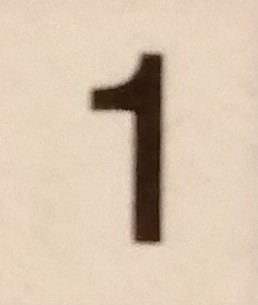
#> input picture templates/number1.jpg, 258 x 305 px; its folder holds only this picture in this run
$ python image_preprocessing.py
#> lines starting #> are read from the running program, lines starting #| are printed output that depends on the picture; after the words box and inside, x2 and y2 are one past the last pixel; in counts of white or black regions, pixels touching at a corner belong together
#> the answer given: templates/number1.jpg
import cv2 as cv
import numpy as np
from scipy.signal import find_peaks


class Board:

    def __init__(self, name, image=0, resized=0, eboard=0):
        self.name = name
        self.image = image
        self.resized = resized
        self.extracted_board = eboard

    def find_max_contour(self, contours):
        maxarea = 0
        max_contour = 0
        for con in contours:
            conarea = cv.contourArea(con)
            if conarea > maxarea:
                maxarea = conarea
                max_contour = con
        return max_contour

    def preparation(self):
        ori_img = cv.imread(self.name, 0)
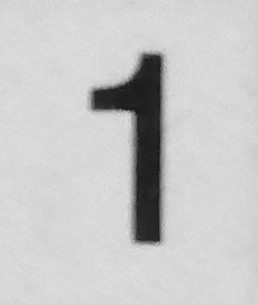
#> ori_img: shape (305, 258); min 9, max 226, mean 200.2
        if ori_img is None:
            raise AttributeError(' Incorrect name of image')
        h = int(ori_img.shape[0] * 0.15)
#> h = 45
        w = int(ori_img.shape[1] * 0.15)
#> w = 38
        ori_img = cv.resize(ori_img, (w, h), interpolation=cv.INTER_AREA)
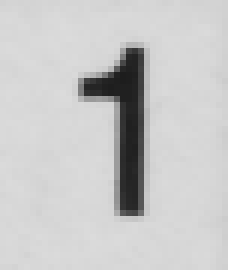
#> ori_img: shape (45, 38) (shown 6 times larger); min 29, max 219, mean 200.2
        img = np.copy(ori_img)
        img = cv.GaussianBlur(img, (7, 7), cv.BORDER_DEFAULT)
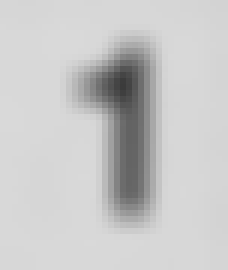
#> img: shape (45, 38) (shown 6 times larger); min 59, max 217, mean 200.3
        img = cv.dilate(img, (9, 9))
        img = cv.adaptiveThreshold(img, 255, cv.ADAPTIVE_THRESH_GAUSSIAN_C, cv.THRESH_BINARY_INV, 11, 4)
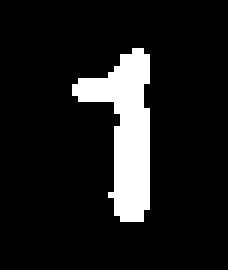
#> img: shape (45, 38) (shown 6 times larger); 10.9% white; 1 white region
        self.image = img
        self.resized = ori_img

    def crop_grid(self):
        img = np.copy(self.image)

        # looks for contours and finds max
        contours, _ = cv.findContours(img, cv.RETR_EXTERNAL, cv.CHAIN_APPROX_NONE)
#> contours = 1 contour; box (x1, y1, x2, y2) and area: (12, 8, 25, 37) 151
        max_contour = self.find_max_contour(contours)
#> the loop in find_max_contour, `for con in contours:` made 1 pass
#> (conarea, maxarea) on pass 1: (151, 151)
#> after the loop in find_max_contour, `for con in contours:`: max_contour = contour of 70 points, box (x1, y1, x2, y2) (12, 8, 25, 37), area 151; maxarea = 151

        mask = np.zeros_like(img)
        cv.drawContours(mask, [max_contour], -1, color=(255, 255, 255), thickness=1)
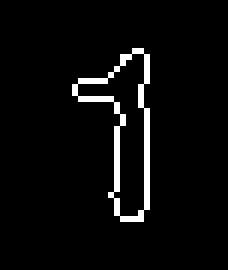
#> mask: shape (45, 38) (shown 6 times larger); 4.1% white in thin lines or dots, all inside (x1, y1, x2, y2) = (12, 8, 25, 37)
        # cv.imshow('maska', mask)
        # cv.waitKey(0)

        # converts from cartesian to polar coordinates: angle [deg]
        def to_polar(x, y):
            if (x == 0) and (y >= 0):
                angle = 90
            elif (x == 0) and (y < 0):
                angle = 270
            else:
                angle = np.arctan(y / x) * 180 / np.pi
            if (x < 0) and (y >= 0):
                angle += 180
            if (x < 0) and (y < 0):
                angle += 180
            if (x > 0) and (y < 0):
                angle += 360
            r = np.sqrt(x * x + y * y)
            return angle, r

        x, y = np.where(mask == 255)
#> x = 70 values from 8 to 36; y = 70 values, max 24 at index 4, min 12 at index 17, mean 20.37
        maxx = max(x)
#> maxx = 36
        maxy = max(y)
#> maxy = 24
        minx = min(x)
#> minx = 8
        miny = min(y)
#> miny = 12
        center = ((minx + maxx) / 2, (miny + maxy) / 2)
#> center = (22, 18)

        # finding corners of the grid
        xc, yc = map(lambda i: i - center[0], x), map(lambda i: i - center[1], y)

        polar_points = list(map(to_polar, xc, yc))
#> in to_polar, `angle = np.arctan(y / x) * 180 / np.pi`: angle = -15.95
#> in to_polar, `angle += 180`: angle = 164.1
#> in to_polar, `r = np.sqrt(x * x + y * y)`: r = 14.56
#> polar_points = 70 pairs, first value 0 to 220.6, second value 1 to 14.87
        cpolar_points = polar_points.copy()
#> cpolar_points has the same summary as polar_points
        cpolar_points.sort()

        d = []
        for xy in cpolar_points:
            d.append(xy[1])
#> this loop made 70 passes
#> xy on passes 1 to 12: (0, 10), (4.4, 13.04), (4.76, 12.04), (5.19, 11.05), (6.34, 9.06), (7.13, 8.06), (8.13, 7.07), (8.13, 14.14), (9.46, 6.08), (11.31, 5.1), (12.09, 14.32), (14.04, 4.12)
#> after the loop, d = 70 values, max 14.87 at index 14, min 1 at index 30, mean 8.81

        corners_indices, _ = find_peaks(d, prominence=25)
#> corners_indices = empty array

#> (the run stopped early here; a loop or call above may not have finished)

$ run again, on templates/number5.jpg
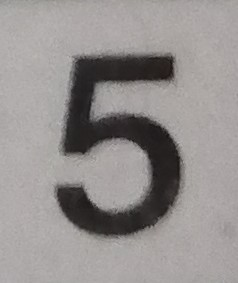
#> input picture templates/number5.jpg, 238 x 283 px
#> in preparation, `img = cv.adaptiveThreshold(img, 255, cv.ADAPTIVE_THRESH_GAUSSIAN_C, cv..`:
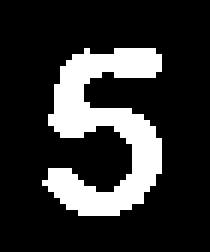
#> img: shape (42, 35) (shown 6 times larger); 19.4% white; 1 white region
#> contours = 1 contour; box (x1, y1, x2, y2) and area: (7, 8, 27, 36) 226
#> the loop in find_max_contour, `for con in contours:` made 1 pass
#> (conarea, maxarea) on pass 1: (226, 226)
#> after the loop in find_max_contour, `for con in contours:`: max_contour = contour of 116 points, box (x1, y1, x2, y2) (7, 8, 27, 36), area 226; maxarea = 226
#> in crop_grid, `cv.drawContours(mask, [max_contour], -1, color=(255, 255, 255), thickn..`:
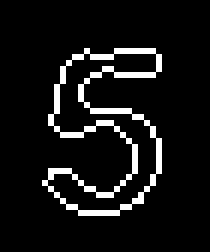
#> mask: shape (42, 35) (shown 6 times larger); 7.9% white in thin lines or dots, all inside (x1, y1, x2, y2) = (7, 8, 27, 36)
#> x = 116 values from 8 to 35; y = 116 values, max 26 at index 14, min 7 at index 88, mean 17.2
#> maxx = 35
#> maxy = 26
#> minx = 8
#> miny = 7
#> center = (21.5, 16.5)
#> in to_polar, `angle = np.arctan(y / x) * 180 / np.pi`: angle = 10.49
#> in to_polar, `angle += 180`: angle = 190.5
#> r = 13.73
#> polar_points = 116 pairs, first value 2.12 to 357.9, second value 1.58 to 15.95
#> cpolar_points has the same summary as polar_points
#> the loop in crop_grid, `for xy in cpolar_points:` made 116 passes
#> xy on passes 1 to 8: (2.12, 13.51), (2.73, 10.51), (6.34, 13.58), (8.13, 10.61), (10.49, 13.73), (14.74, 9.82), (15.64, 12.98), (19.8, 13.29)
#> after the loop in crop_grid, `for xy in cpolar_points:`: d = 116 values, max 15.95 at index 45, min 1.58 at index 53, mean 9.81
#> corners_indices = empty array

$ run again, on templates/number6.jpg
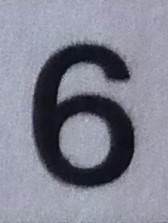
#> input picture templates/number6.jpg, 168 x 223 px
#> in preparation, `img = cv.adaptiveThreshold(img, 255, cv.ADAPTIVE_THRESH_GAUSSIAN_C, cv..`:
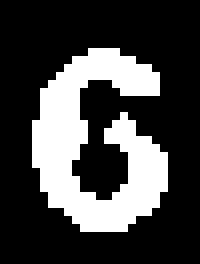
#> img: shape (33, 25) (shown 8 times larger); 26.7% white; 1 white region
#> contours = 1 contour; box (x1, y1, x2, y2) and area: (4, 6, 21, 29) 172
#> the loop in find_max_contour, `for con in contours:` made 1 pass
#> (conarea, maxarea) on pass 1: (172.5, 172.5)
#> after the loop in find_max_contour, `for con in contours:`: max_contour = contour of 93 points, box (x1, y1, x2, y2) (4, 6, 21, 29), area 172; maxarea = 172.5
#> in crop_grid, `cv.drawContours(mask, [max_contour], -1, color=(255, 255, 255), thickn..`:
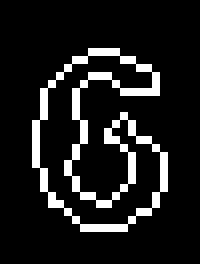
#> mask: shape (33, 25) (shown 8 times larger); 11.3% white in thin lines or dots, all inside (x1, y1, x2, y2) = (4, 6, 21, 29)
#> x = 93 values from 6 to 28; y = 93 values, max 20 at index 55, min 4 at index 34, mean 12.1
#> maxx = 28
#> maxy = 20
#> minx = 6
#> miny = 4
#> center = (17, 12)
#> in to_polar, `angle = np.arctan(y / x) * 180 / np.pi`: angle = 5.19
#> in to_polar, `angle += 180`: angle = 185.2
#> r = 11.05
#> polar_points = 93 pairs, first value 0 to 354.8, second value 1 to 11.4
#> cpolar_points has the same summary as polar_points
#> the loop in crop_grid, `for xy in cpolar_points:` made 93 passes
#> xy on passes 1 to 8: (0, 8), (0, 11), (5.19, 11.05), (7.13, 8.06), (10.3, 11.18), (15.26, 11.4), (15.95, 7.28), (21.8, 10.77)
#> after the loop in crop_grid, `for xy in cpolar_points:`: d = 93 values, max 11.4 at index 5, min 1 at index 24, mean 7.77
#> corners_indices = empty array

$ run again, on templates/number7.jpg
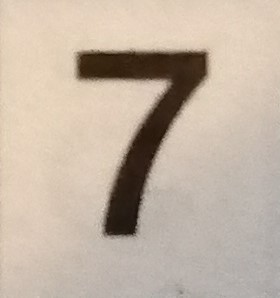
#> input picture templates/number7.jpg, 280 x 298 px
#> in preparation, `img = cv.adaptiveThreshold(img, 255, cv.ADAPTIVE_THRESH_GAUSSIAN_C, cv..`:
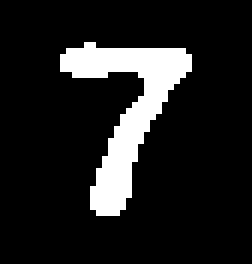
#> img: shape (44, 42) (shown 6 times larger); 12.4% white; 1 white region
#> contours = 1 contour; box (x1, y1, x2, y2) and area: (10, 7, 32, 36) 185
#> the loop in find_max_contour, `for con in contours:` made 1 pass
#> (conarea, maxarea) on pass 1: (185, 185)
#> after the loop in find_max_contour, `for con in contours:`: max_contour = contour of 88 points, box (x1, y1, x2, y2) (10, 7, 32, 36), area 185; maxarea = 185
#> in crop_grid, `cv.drawContours(mask, [max_contour], -1, color=(255, 255, 255), thickn..`:
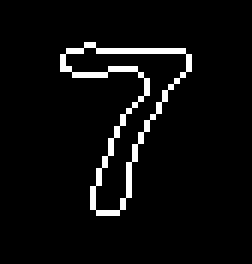
#> mask: shape (44, 42) (shown 6 times larger); 4.8% white in thin lines or dots, all inside (x1, y1, x2, y2) = (10, 7, 32, 36)
#> x = 88 values from 7 to 35; y = 88 values, max 31 at index 21, min 10 at index 20, mean 20.23
#> maxx = 35
#> maxy = 31
#> minx = 7
#> miny = 10
#> center = (21, 20.5)
#> in to_polar, `angle = np.arctan(y / x) * 180 / np.pi`: angle = 24.9
#> in to_polar, `angle += 180`: angle = 204.9
#> r = 15.44
#> polar_points = 88 pairs, first value 2.6 to 357.8, second value 1.12 to 16.1
#> cpolar_points has the same summary as polar_points
#> the loop in crop_grid, `for xy in cpolar_points:` made 88 passes
#> xy on passes 1 to 8: (2.6, 11.01), (2.86, 10.01), (3.18, 9.01), (3.58, 8.02), (4.09, 7.02), (4.76, 6.02), (16.7, 5.22), (20.56, 4.27)
#> after the loop in crop_grid, `for xy in cpolar_points:`: d = 88 values, max 16.1 at index 24, min 1.12 at index 55, mean 10.13
#> corners_indices = empty array
